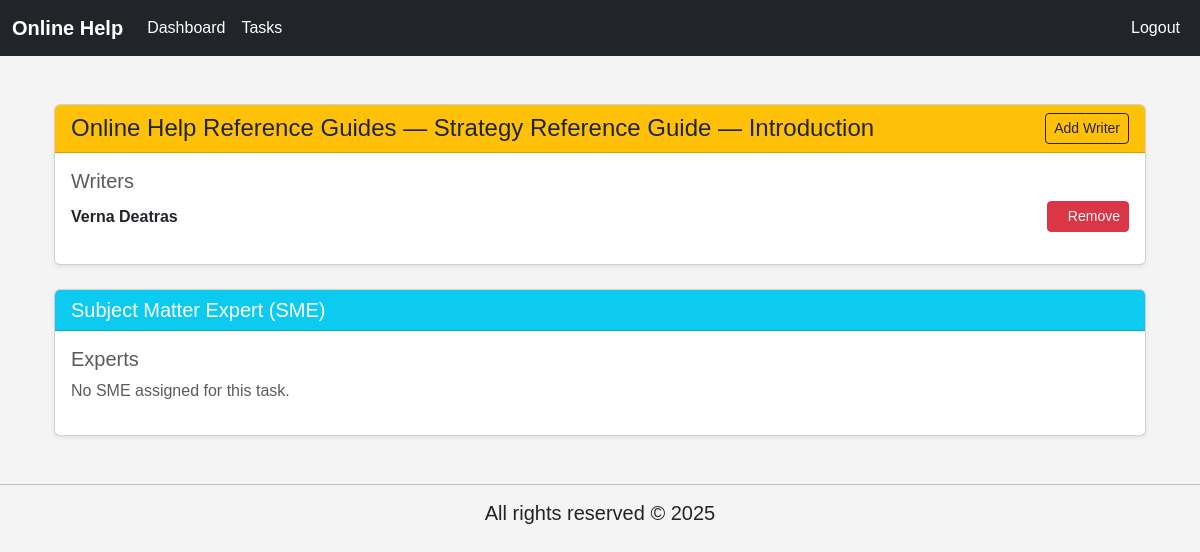
Before: /online_help/tasks_test/per_subsection_task_test/128/ (signed in) with the older database file.
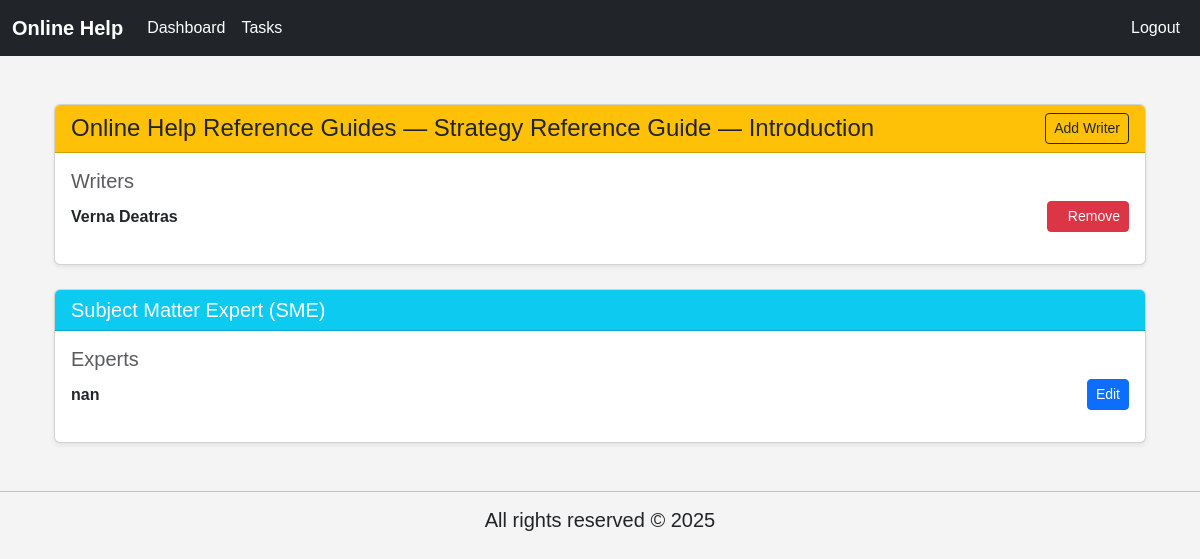
After: the same page with the newer database file.
### online_help/models.py (models this page shows, shortened)
class TaskWriter(models.Model):
    task = models.ForeignKey(Task, on_delete=models.CASCADE)
    writer = models.ForeignKey(Writers, on_delete=models.CASCADE)
    class Meta:
        unique_together = ('task', 'writer')

class Writers(models.Model):
    writer_name = models.CharField(max_length=255)
    def __str__(self):
        return f"{self.writer_name }"

class Task(models.Model):
    document = models.CharField(max_length=255)
    section = models.CharField(max_length=255)
    sub_section = models.CharField(max_length=255)
    comments = models.TextField()
    SME = models.CharField(max_length=255, blank=True, null=True)
    color = models.CharField(max_length=50)
    completion = models.CharField(max_length=100, default='0%')
    created_at = models.DateTimeField(auto_now_add=True)  # Add this line

### online_help/views.py (the view, shortened to what this page needs)
# urls.py: path('tasks_test/per_subsection_task_test/<int:subsection_pk>/', views.per_subsection_task_test2, name='per_subsection_task_test2'),
@login_required
def per_subsection_task_test2(request, subsection_pk):
    reference_task = get_object_or_404(Task, pk=subsection_pk)
    document_name = reference_task.document
    section_name = reference_task.section
    sub_section_name = reference_task.sub_section
    task_writers = TaskWriter.objects.select_related('writer', 'task').filter(
        task__document=document_name,
        task__section=section_name,
        task__sub_section=sub_section_name
    )
    form = AddWriterForm()
    sme_form = AddSMEForm()
    writer_to_remove = request.GET.get('remove_writer')
    return render(request, 'online_help/per_subsection_task_test.html', {
        'document_name': document_name,
        'section_name': section_name,
        'sub_section_name': sub_section_name,
        'task_writers': task_writers,
        'form': form,
        'sme_form': sme_form,
        'sme': reference_task.SME,
    })

### online_help/templates/online_help/per_subsection_task_test.html (shortened to what this page needs)
{% extends "online_help/base.html" %}
{% load static %}
{% block content %}
<link rel="stylesheet" href="{% static 'css/per_subsection_task.css' %}">
<div class="container mt-5">
    <div class="card shadow-sm">
        <div class="card-header bg-warning text-dark d-flex justify-content-between align-items-center">
            <h4 class="mb-0">{{ document_name }} — {{ section_name }} — {{ sub_section_name }}</h4>
            <button class="btn btn-outline-dark btn-sm" onclick="showAddForm()">Add Writer</button>
        </div>
        <div class="card-body">
            <div class="mb-3">
                <h5 class="text-muted">Writers</h5>
                {% if task_writers %}
                    {% for tw in task_writers %}
                        <div class="d-flex justify-content-between align-items-center mb-2">
                            <p class="mb-0"><strong>{{ tw.writer.writer_name }}</strong></p>
                            <a href="?remove_writer={{ tw.writer.writer_name }}" class="btn btn-sm btn-danger"
                               onclick="return confirm('Are you sure you want to remove {{ tw.writer.writer_name }}?')">
                               Remove
                            </a>
                        </div>
                    {% endfor %}
                {% else %}
                    <p>No writers found for this subsection.</p>
                {% endif %}
            </div>
        </div>
    </div>
    <br>
    <div class="card shadow-sm">
        <div class="card-header bg-info text-white d-flex justify-content-between align-items-center">
            <h5 class="mb-0">Subject Matter Expert (SME)</h5>
        </div>
        <div class="card-body">
            <div class="mb-3">
                <h5 class="text-muted">Experts</h5>
                {% if sme %}
                    <div class="d-flex justify-content-between align-items-center mb-2">
                        <p class="mb-0" id="sme-display"><strong>{{ sme }}</strong></p>
                        <div id="sme-buttons">
                            <button class="btn btn-sm btn-primary ml-2" onclick="editSME()">Edit</button>
                        </div>
                    </div>
                {% else %}
                    <p class="text-muted">No SME assigned for this task.</p>
                {% endif %}
            </div>
        </div>
    </div>
</div>
{% endblock %}

Changed rows visible on the page:
changed Task "Online Help Reference Guides": SME (not shown) → "nan"
Other visible differences:
text no longer shown: "No SME assigned for this task."
text now shown: "Edit"
